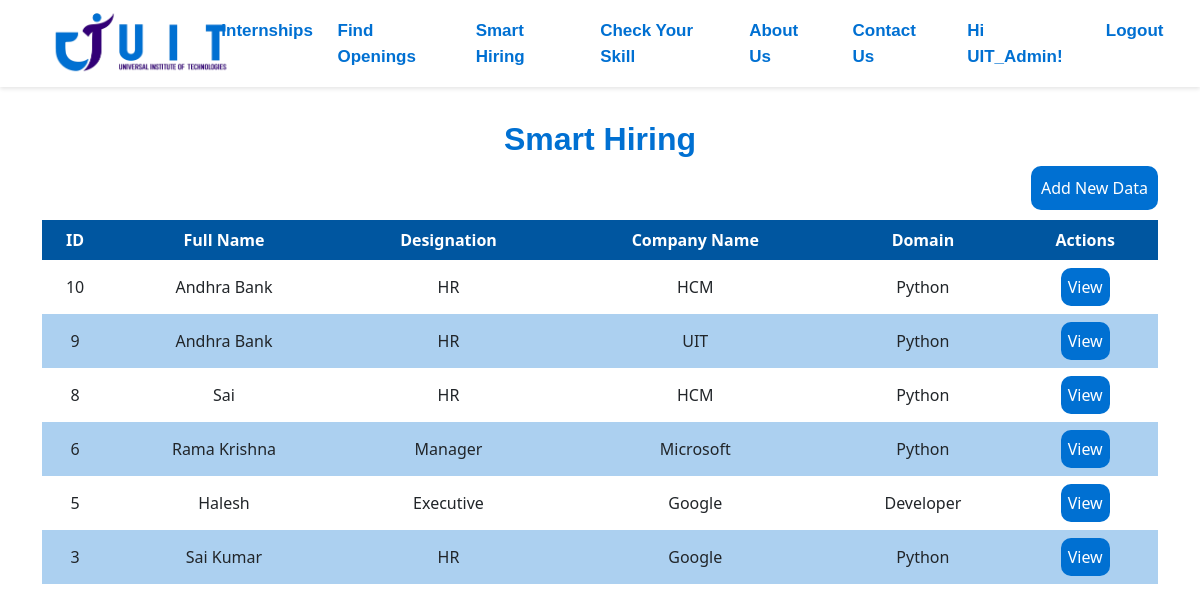
/adminpanel/smart_hiring/ (signed in), run on the app's committed database.
### uitech/models.py (models this page shows, shortened)
class CandidateRequirement(models.Model):
    full_name = models.CharField(max_length=100, verbose_name='Full Name')
    designation = models.CharField(max_length=100)
    phone = models.CharField(
        max_length=15,
        validators=[RegexValidator(regex=r'^\d{10,13}$')]
    )
    company_name = models.CharField(max_length=100, verbose_name='Company Name')
    website = models.URLField(verbose_name='Website Link')
    email = models.EmailField(verbose_name='Contact Email')
    domain = models.CharField(max_length=100)
    experience = models.CharField(max_length=50, choices=[('Fresher', 'Fresher'), ('1-2 Years', '1-2 Years'), ('2-3 Years', '2-3 Years'), ('3-4 Years', '3-4 Years'), ('5+ Years', '5+ Years')])
    positions = models.IntegerField(verbose_name='No. of Vacancies:')
    salary = models.CharField(max_length=50, verbose_name='Package')
    location = models.CharField(max_length=300)
    job_description = models.FileField(upload_to='job_descriptions/', null=True, blank=True, verbose_name='Job Description')
    profile_pic = models.ImageField(upload_to='profile_images/', null=True, blank=True, verbose_name='Profile Picture')
    message = models.TextField(blank=True, null=True)
    note = models.TextField(blank=True, null=True)
    created_at = models.DateTimeField(auto_now_add=True, verbose_name='Date Added')  # Field to track object creation date

### adminpanel/views.py (the view)
# urls.py: path('smart_hiring/', SmartHiringView.as_view(), name='smart_hiring'),
class SmartHiringView(LoginRequiredMixin, ListView):
    model = CandidateRequirement
    template_name = 'adminpanel/smart_hiring.html'
    context_object_name = 'form_data'
    def get_queryset(self):
        return CandidateRequirement.objects.all().order_by('-id')
    '''def get_queryset(self):
        # Filter form data for the logged-in user
        return CandidateRequirement.objects.all()'''

### adminpanel/templates/adminpanel/smart_hiring.html
{% extends "adminpanel/base_without_footer.html" %}
{% block content %}
<div class="container">
    <div class="smart-hiring-admin">
        <h2 class="blues" id="admin-hiring">Smart Hiring</h2>
        <a href="{% url 'adminpanel:create_hiring' %}" class="add-data">
            <button>Add New Data</button>
        </a>
        <table>
            <thead>
                <tr class="admin-header">
                    <th>ID</th>
                    <th>Full Name</th>
                    <th>Designation</th>
                    <th>Company Name</th>
                    <th>Domain</th>
                    <th>Actions</th>
                </tr>
            </thead>
            <tbody>
                {% for data in form_data %}
                    <tr>
                        <td>{{ data.id }}</td>
                        <td>{{ data.full_name }}</td>
                        <td>{{ data.designation }}</td>
                        <td>{{ data.company_name }}</td>
                        <td>{{ data.domain }}</td>
                        <td>
                            <button class="add-datas">
                                <a href="{% url 'adminpanel:hiring_detail' data.id %}">View</a>
                            </button>
                        </td>
                    </tr>
                {% endfor %}
            </tbody>
        </table>
    </div>
</div>
{% endblock content %}

### adminpanel/templates/adminpanel/base_without_footer.html (shortened to what this page needs)
<!DOCTYPE html>
<html lang="en">
<head>
  <link rel="stylesheet" href="{% static 'adminpanel/css/admin.css' %}">
  <link rel="stylesheet" href="{% static 'uitech/css/index.css' %}">
  <link rel="stylesheet" href="https://cdn.jsdelivr.net/npm/bootstrap@5.3.3/dist/css/bootstrap.min.css">
  <link rel="stylesheet" href="{% static 'uitech/css/review.css' %}">
  <link rel="stylesheet" href="{% static 'adminpanel/css/login.css' %}">
  <link rel='stylesheet' href='https://use.fontawesome.com/releases/v5.2.0/css/all.css'>
  <link rel='stylesheet' href='https://use.fontawesome.com/releases/v5.2.0/css/fontawesome.css'>
</head>
<body>
  <nav class="navbar navbar-expand-lg sticky-top transparent scrolled white-bg-nav {% if user.is_authenticated %}logged-in{% endif %}">
    <div class="container-fluid" id="navfront">
      <a href="{% url 'uitech:index' %}" class="navbar-brand">
        <img src="{% static 'uitech/uitimg/logo.png' %}" alt="Logo">
      </a>
      <div class="collapse navbar-collapse" id="navbarSupportedContent">
        <ul class="navbar-nav ms-auto mb-2 mb-lg-0">
          <li class="nav-item">
            <a class="nav-link active" href="{% url 'uitech:internships' %}">Internships</a>
          </li>
          <li class="nav-item">
            <a class="nav-link active" href="{% url 'uitech:find_openings' %}">Find Openings</a>
          </li>
          <li class="nav-item">
            <a class="nav-link active" href="{% url 'uitech:smart_hiring' %}">Smart Hiring</a>
          </li>
          <li class="nav-item">
            <a class="nav-link active" href="{% url 'uitech:check_your_skill' %}">Check Your Skill</a>
          </li>
          <li class="nav-item">
            <a class="nav-link active" href="{% url 'uitech:about_us' %}">About Us</a>
          </li>
          <li class="nav-item">
            <a class="nav-link active" href="{% url 'uitech:contact_us' %}">Contact Us</a>
          </li>
          {% if user.is_authenticated %}
          <li class="nav-item">
            <a class="nav-link active"  href="{% url 'adminpanel:admin_dashboard' %}">Hi {{ user.username }}!</a>
          </li>
          <li class="nav-item">
            <form method="post" action="{% url 'adminpanel:logout' %}">
              <button type="submit" class="logout-btn">Logout</button>
          </form>
          </li>
          {% endif %}
        </ul>
      </div>
    </div>
  </nav>
{% block content %}
{% endblock %}
</body>
</html>

### adminpanel/static/adminpanel/css/admin.css (style rules this page uses)
body { font-family: 'Segoe UI', Tahoma, Geneva, Verdana, sans-serif; background-color: #f4f7fc; margin: 0; padding: 20px; }
.smart-hiring-admin { margin-top: 120px; }
table { width: 100%; border-collapse: collapse; }
th, td { border: 1px solid #ddd; padding: 8px; text-align: center !important; }
.admin-header { background-color: #0056a0; color: white; text-align: center !important; }
tr:nth-child(even) { background-color: #0070d253; }
#admin-hiring { text-align: center; font-family: 'Gill Sans', 'Gill Sans MT', Calibri, 'Trebuchet MS', sans-serif; }
.add-data { display: flex; justify-content: right; text-decoration: none; padding-bottom: 10px; }
.add-data button { padding: 10px; border-radius: 10px; background-color: #0070d2; align-items: end; border: none; color: white; }
.add-datas { padding: 7px; border-radius: 10px; background-color: #0070d2; border: none; }
.add-datas a { color: white; text-decoration: none; }

### uitech/static/uitech/css/index.css (style rules this page uses)
.navbar { overflow: hidden; }
html, body { margin: 0; padding: 0; overflow-x: hidden; }
.container-fluid { padding-left: 0; padding-right: 0; }
.navbar { width: 100%; }
#navbarSupportedContent { margin-right: 200px; }
.navbar.logged-in #navbarSupportedContent { margin-right: 100px; }
@media (min-width:992px) and (max-width:1250px) { #navbarSupportedContent { margin-right: 40px; } }
@media (min-width:992px) and (max-width:1250px) { .navbar.logged-in #navbarSupportedContent { margin-right: 0; } }
@media (min-width:992px) and (max-width:1250px) { .navbar-brand img { width: 120px; } }
.navbar.transparent { background-color: transparent; position: absolute; top: 0; left: 0; width: 100%; transition: background-color 0.5s ease-in-out; }
.navbar.transparent .nav-item a { color: white !important; }
.navbar.white-bg-nav .nav-item a { color: #0070d2 !important; }
.navbar.scrolled { background-color: white; position: fixed; top: 0; left: 0; width: 100%; box-shadow: 0 2px 4px rgba(0, 0, 0, 0.1); }
.navbar.scrolled .nav-item a { color: #0070d2 !important; }
.navbar-brand img { height: auto; margin-left: 40px; width: 180px; max-width: 100%; }
.nav-item { padding-right: 30px; position: relative; overflow: hidden; }
.nav-item a { display: inline-block; padding: 10px; font-size: 17px; font-family: 'Gill Sans', 'Gill Sans MT', Calibri, 'Trebuchet MS', sans-serif; font-weight: 500; font-weight: bold; transition: color 0.3s ease; position: relative; z-index: 1; }
.nav-item a::before { content: ''; position: absolute; bottom: 0; left: 0; width: 100%; height: 3px; background-color: #330077; transform: scaleX(0); transition: transform 0.3s ease; z-index: -1; }
.nav-item button { display: inline-block; padding: 10px; font-size: 17px; font-family: 'Gill Sans', 'Gill Sans MT', Calibri, 'Trebuchet MS', sans-serif; font-weight: bold; transition: color 0.3s ease; position: relative; z-index: 1; color: #0070d2; text-decoration: none; background-color: transparent; border: none; cursor: pointer; }
.nav-item button::before { content: ''; position: absolute; bottom: 0; left: 0; width: 100%; height: 3px; background-color: #330077; transform: scaleX(0); transition: transform 0.3s ease; z-index: -1; }
@media (max-width: 1250px) { .nav-item { font-weight: 600; } }
.blues { color: #0070d2; font-weight: bold !important; }

### data on the page
CandidateRequirement: id "10", full_name "Andhra Bank", designation "HR", company_name "HCM", domain "Python"
CandidateRequirement: id "9", full_name "Andhra Bank", designation "HR", company_name "UIT", domain "Python"
CandidateRequirement: id "8", full_name "Sai", designation "HR", company_name "HCM", domain "Python"
CandidateRequirement: id "6", full_name "Rama Krishna", designation "Manager", company_name "Microsoft", domain "Python"
CandidateRequirement: id "5", full_name "Halesh", designation "Executive", company_name "Google", domain "Developer"
CandidateRequirement: id "3", full_name "Sai Kumar", designation "HR", company_name "Google", domain "Python"

### other printed values
{{ user.username }} "UIT_Admin"
